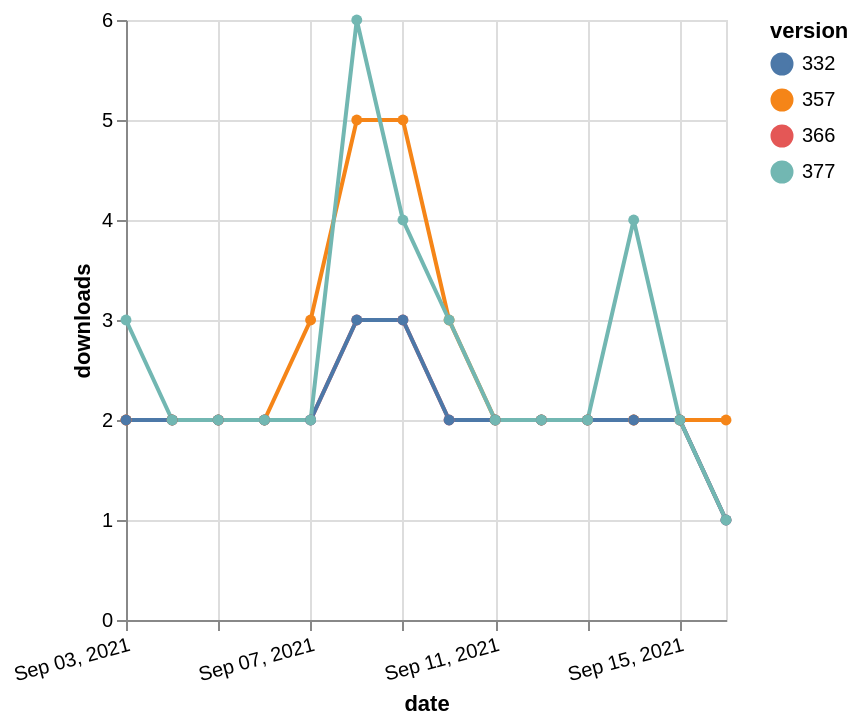

Vega-Lite specification for this chart:
### Vega-Lite specification from a JSON file in a GitHub repository (floating-point values rounded to 4 significant figures)
{"$schema": "https://vega.github.io/schema/vega-lite/v5.json", "description": "A simple bar chart with embedded data.", "data": {"values": [{"date": "2021-09-03", "total": 2299, "delta": 2, "version": "366"}, {"date": "2021-09-04", "total": 2301, "delta": 2, "version": "366"}, {"date": "2021-09-05", "total": 2303, "delta": 2, "version": "366"}, {"date": "2021-09-06", "total": 2305, "delta": 2, "version": "366"}, {"date": "2021-09-07", "total": 2307, "delta": 2, "version": "366"}, {"date": "2021-09-08", "total": 2310, "delta": 3, "version": "366"}, {"date": "2021-09-09", "total": 2313, "delta": 3, "version": "366"}, {"date": "2021-09-10", "total": 2315, "delta": 2, "version": "366"}, {"date": "2021-09-11", "total": 2317, "delta": 2, "version": "366"}, {"date": "2021-09-12", "total": 2319, "delta": 2, "version": "366"}, {"date": "2021-09-13", "total": 2321, "delta": 2, "version": "366"}, {"date": "2021-09-14", "total": 2323, "delta": 2, "version": "366"}, {"date": "2021-09-15", "total": 2325, "delta": 2, "version": "366"}, {"date": "2021-09-16", "total": 2326, "delta": 1, "version": "366"}, {"date": "2021-09-03", "total": 2873, "delta": 2, "version": "357"}, {"date": "2021-09-04", "total": 2875, "delta": 2, "version": "357"}, {"date": "2021-09-05", "total": 2877, "delta": 2, "version": "357"}, {"date": "2021-09-06", "total": 2879, "delta": 2, "version": "357"}, {"date": "2021-09-07", "total": 2882, "delta": 3, "version": "357"}, {"date": "2021-09-08", "total": 2887, "delta": 5, "version": "357"}, {"date": "2021-09-09", "total": 2892, "delta": 5, "version": "357"}, {"date": "2021-09-10", "total": 2895, "delta": 3, "version": "357"}, {"date": "2021-09-11", "total": 2897, "delta": 2, "version": "357"}, {"date": "2021-09-12", "total": 2899, "delta": 2, "version": "357"}, {"date": "2021-09-13", "total": 2901, "delta": 2, "version": "357"}, {"date": "2021-09-14", "total": 2903, "delta": 2, "version": "357"}, {"date": "2021-09-15", "total": 2905, "delta": 2, "version": "357"}, {"date": "2021-09-16", "total": 2907, "delta": 2, "version": "357"}, {"date": "2021-09-03", "total": 2748, "delta": 2, "version": "332"}, {"date": "2021-09-04", "total": 2750, "delta": 2, "version": "332"}, {"date": "2021-09-05", "total": 2752, "delta": 2, "version": "332"}, {"date": "2021-09-06", "total": 2754, "delta": 2, "version": "332"}, {"date": "2021-09-07", "total": 2756, "delta": 2, "version": "332"}, {"date": "2021-09-08", "total": 2759, "delta": 3, "version": "332"}, {"date": "2021-09-09", "total": 2762, "delta": 3, "version": "332"}, {"date": "2021-09-10", "total": 2764, "delta": 2, "version": "332"}, {"date": "2021-09-11", "total": 2766, "delta": 2, "version": "332"}, {"date": "2021-09-12", "total": 2768, "delta": 2, "version": "332"}, {"date": "2021-09-13", "total": 2770, "delta": 2, "version": "332"}, {"date": "2021-09-14", "total": 2772, "delta": 2, "version": "332"}, {"date": "2021-09-15", "total": 2774, "delta": 2, "version": "332"}, {"date": "2021-09-16", "total": 2775, "delta": 1, "version": "332"}, {"date": "2021-09-03", "total": 2085, "delta": 3, "version": "377"}, {"date": "2021-09-04", "total": 2087, "delta": 2, "version": "377"}, {"date": "2021-09-05", "total": 2089, "delta": 2, "version": "377"}, {"date": "2021-09-06", "total": 2091, "delta": 2, "version": "377"}, {"date": "2021-09-07", "total": 2093, "delta": 2, "version": "377"}, {"date": "2021-09-08", "total": 2099, "delta": 6, "version": "377"}, {"date": "2021-09-09", "total": 2103, "delta": 4, "version": "377"}, {"date": "2021-09-10", "total": 2106, "delta": 3, "version": "377"}, {"date": "2021-09-11", "total": 2108, "delta": 2, "version": "377"}, {"date": "2021-09-12", "total": 2110, "delta": 2, "version": "377"}, {"date": "2021-09-13", "total": 2112, "delta": 2, "version": "377"}, {"date": "2021-09-14", "total": 2116, "delta": 4, "version": "377"}, {"date": "2021-09-15", "total": 2118, "delta": 2, "version": "377"}, {"date": "2021-09-16", "total": 2119, "delta": 1, "version": "377"}]}, "width": "container", "mark": {"type": "line", "point": {"filled": true}}, "encoding": {"x": {"field": "date", "type": "temporal", "timeUnit": "yearmonthdate", "title": "date", "axis": {"labelAngle": -15}}, "y": {"field": "delta", "type": "quantitative", "title": "downloads"}, "color": {"field": "version", "type": "nominal"}, "tooltip": {"field": "delta"}}}
